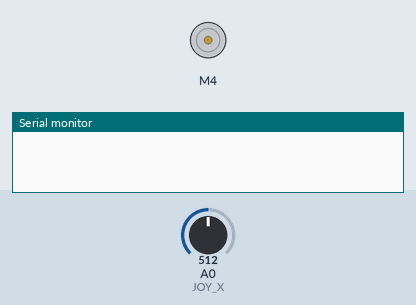
The sketch below on a simulated Arduino Uno, built with avr-gcc and run on an emulated ATmega328P. On the bench: DC motor (green arrow = forward, orange = backward, longer = faster), the last lines printed to the serial monitor. Inputs (shaded band) come from the test bench; at power-on: A0 (JOY_X) = 512.

Above: at 1.2 s.
1.3 s: A0 (JOY_X) set to 274
2.8 s: A0 (JOY_X) set to 243
At 3.2 s:
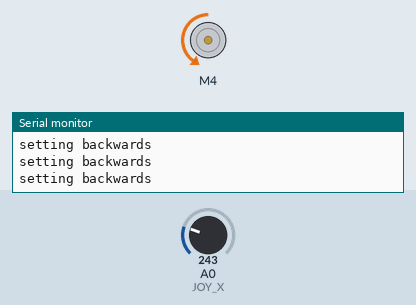
4.3 s: A0 (JOY_X) set to 1023
At 4.9 s:
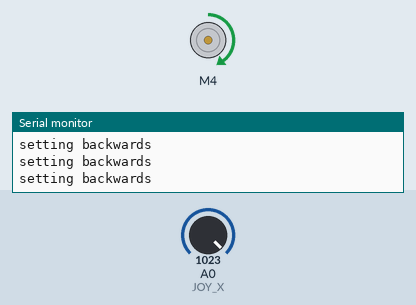
5.8 s: A0 (JOY_X) set to 1013
At 6.7 s:
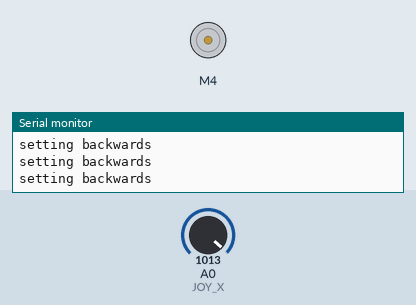
Timing chart, 0 to 8.3 s (numbered marks = the images above; inputs shaded):
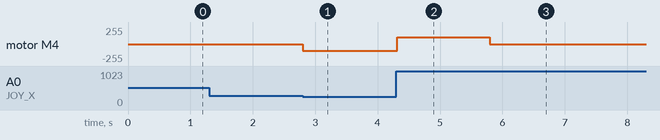

Measured:
- the behaviour switches between 256 and 255 on A0 (JOY_X) (found by bisection; images 0 and 1)
- the behaviour switches between 1023 and 1022 on A0 (JOY_X) (found by bisection; images 2 and 3)
- after the input at 1.3 s, every drawn part: stays the same
- after the input at 2.8 s, motor M4: stopped → backward 100/255 at once
- after the input at 4.3 s, motor M4: backward 100/255 → forward 100/255 at once
- after the input at 5.8 s, motor M4: forward 100/255 → stopped at once

The sketch:

french_press_demo.ino
```cpp
#include <L298N.h>

// motor pins
#define ENA 3
#define IN1 4
#define IN2 5

// joystick pins
#define JOY_X A0

L298N motor(ENA, IN1, IN2);

void setup() {
  // put your setup code here, to run once:
  float motorSpeed = floor(1/2 * 255);
  motor.setSpeed(100);

  Serial.begin(9600);
}

void controlMotor(int x) {
  int direction = motor.getDirection();

  if (x == 2) {
    motor.forward();
  }
  else if (x == -2) {
    Serial.println("setting backwards");
    motor.backward();
  }
  else {
    motor.stop();
  }
}

void loop() {
  // put your main code here, to run repeatedly:
  float joystick_v = analogRead(JOY_X);
  int x = map(joystick_v, 0, 1023, -2, 2); // map the joystick voltage to (-2,2))

  controlMotor(x);
}
```
